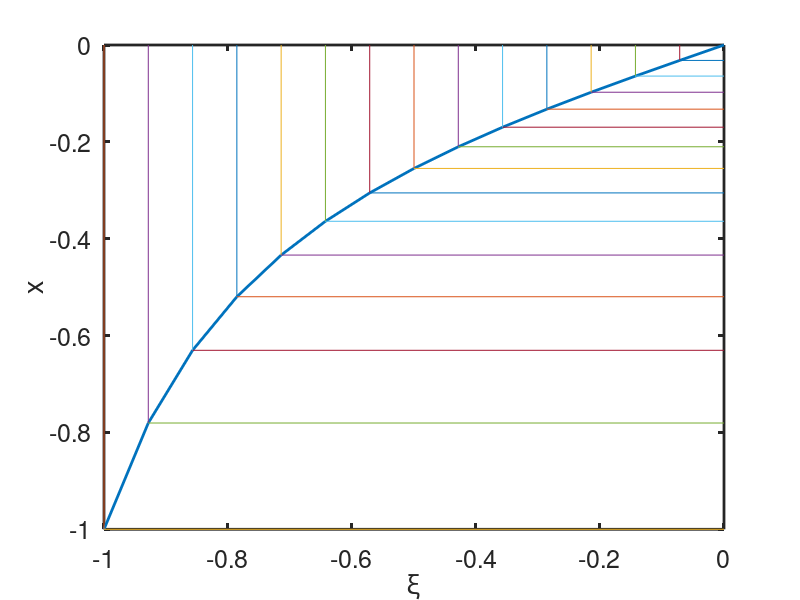

MATLAB code to generate this figure: (Note: this script raises an error after producing the figure.)
clear;

% sfac = 1.0;
%
% xc = 0.5;
%
% nx = 10;
%
% xcoord = sfac.^[1:nx]
nl = 15;

s = -1:1/(nl-1):0;

a = 7*pi/18;
b = 1.0;


for i=1:nl,   
    x(i)= (-(tan(((-s(i))*a))^b)/(tan(a)^b));
end




plot(s,x,'LineWidth',2);hold on
for i=1:nl,
    plot([s(i),s(i)],[0.0, x(i)]);
    plot([0.0,s(i)],[x(i), x(i)]);
end
xlabel('\xi','Fontsize',18)
ylabel('x','Fontsize',18)
set(gca,'Box','on');
set(gca,'Fontsize',18, 'LineWidth',2)
% plot([0,1],[0,L],'r')
text(0.05,L-0.1,['A=',num2str(A),...
    ' x=',num2str(xc)],'Fontsize',18)
hold off; % print -depsc exampleplot